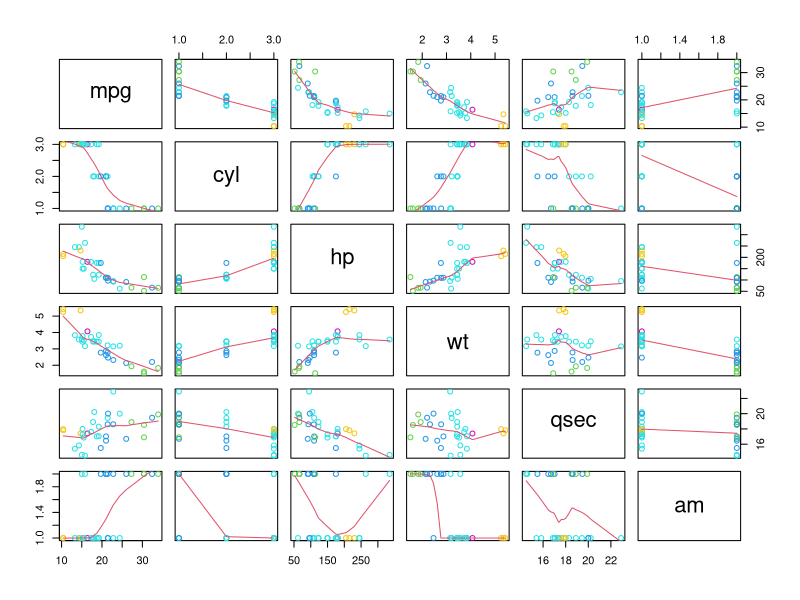
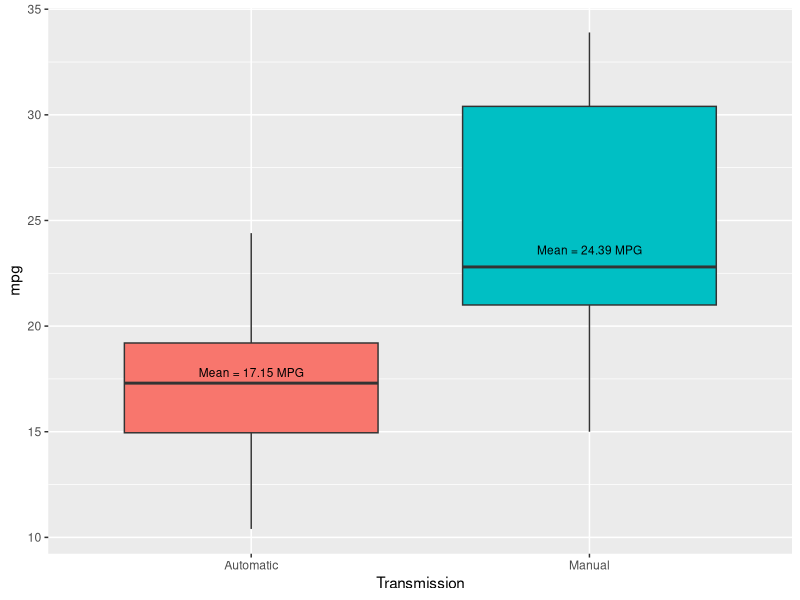
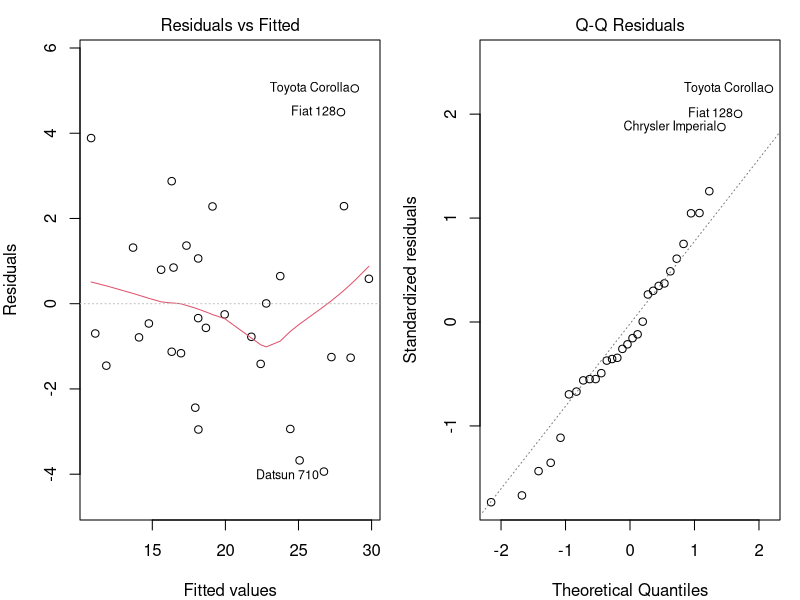
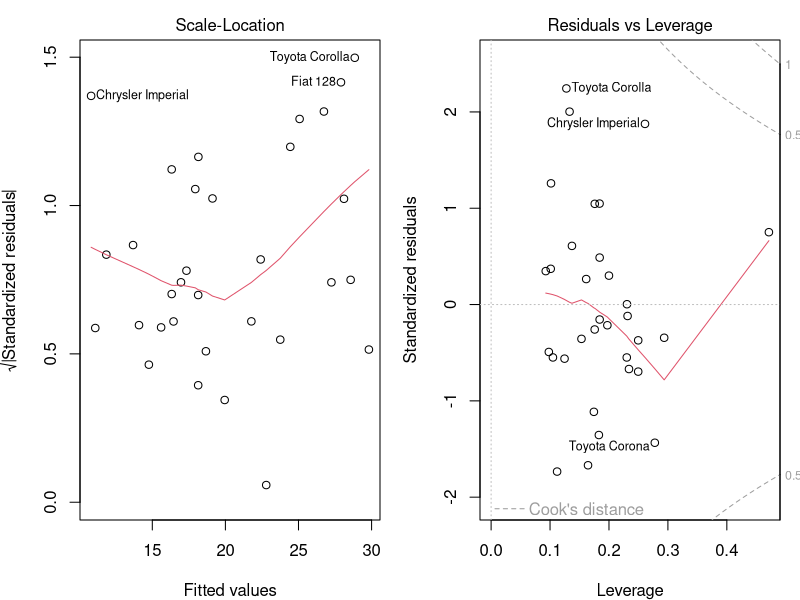

R code for these plots, in order:
## ---- chunk 1
library(dplyr)
data(mtcars)
mtcars$vs   <- factor(mtcars$vs, labels=c("V8", "Straight"))
mtcars$am   <- factor(mtcars$am,labels=c("Automatic","Manual"))
mtcars$cyl <- factor(mtcars$cyl)
mtcars$gear <- factor(mtcars$gear)
mtcars$carb <- factor(mtcars$carb)
head(select(mtcars, mpg, wt, cyl, hp, qsec, am, vs))
## ---- chunk 2
fit_am <- lm(mpg ~ am, data = mtcars)
## ---- chunk 3
summary(fit_am)$coef
## ---- chunk 4
fit_step = step(lm(data = mtcars, mpg ~ .),direction = "both")
## ---- chunk 5
summary(fit_step)$coef
## ---- chunk 6
fit_best <- lm(mpg ~ cyl + hp + wt + am, data = mtcars)
#summary(fit_best)$coef
## ---- chunk 7
anova(fit_am, fit_best)
## ---- chunk 8
pair_data <- mtcars[, c(1,2,4,6,7,9)]
pairs(mpg ~ ., data = pair_data, panel= panel.smooth, col=2 + mtcars$wt)
## ---- chunk 9
library(ggplot2)
ggplot(mtcars, aes(am, mpg)) + geom_boxplot(aes(fill=am, stat="identity")) + labs(x="Transmission") +
     theme(legend.position="none") + annotate(geom="text", x=1, y=17.8, size=3, label="Mean = 17.15 MPG") +
     annotate(geom="text", x=2, y=23.6, size=3, label="Mean = 24.39 MPG")
## ---- chunk 10
by(mtcars$mpg, list(mtcars$am), summary)
## ---- chunk 11
fit1 <- lm(mpg ~ am, mtcars)
summary(fit1)$coef; summary(fit1)$adj.r.squared
## ---- chunk 12
fit_best <- lm(mpg ~ cyl + hp + wt + am, data = mtcars)
## ---- chunk 13
summary(fit_best)$coef
## ---- chunk 14
par(mfrow = c(1,2), mar = c(4, 4, 2, 1))
plot(fit_best)
